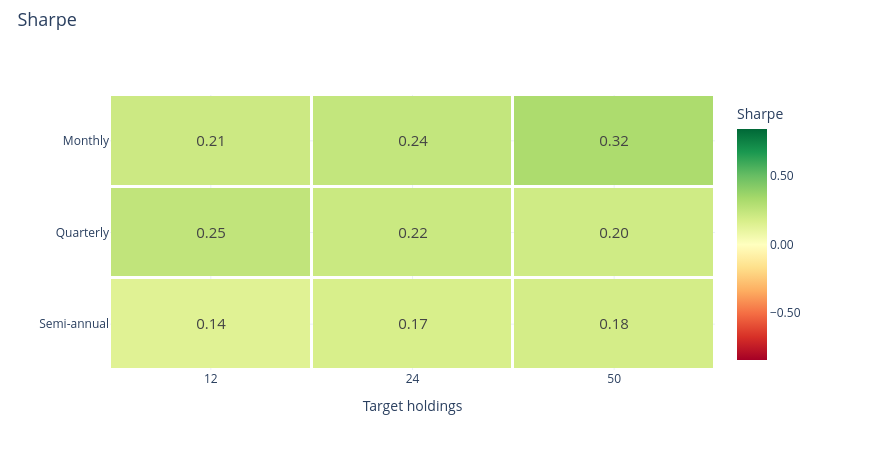

Notebook code cell kept with this figure:
### Markdown cell above
### Sharpe ratio

### Code cell
research.heatmap('sharpe')

### Figure 1 — Plotly figure (JSON) as saved in the notebook; plotly's stock layout.template omitted (floating-point values rounded to 4 significant figures)
{"data": [{"colorbar": {"tickformat": ".2f", "title": {"text": "Sharpe"}}, "colorscale": [[0.0, "rgb(165,0,38)"], [0.1, "rgb(215,48,39)"], [0.2, "rgb(244,109,67)"], [0.3, "rgb(253,174,97)"], [0.4, "rgb(254,224,139)"], [0.5, "rgb(255,255,191)"], [0.6, "rgb(217,239,139)"], [0.7, "rgb(166,217,106)"], [0.8, "rgb(102,189,99)"], [0.9, "rgb(26,152,80)"], [1.0, "rgb(0,104,55)"]], "text": [["0.21", "0.24", "0.32"], ["0.25", "0.22", "0.20"], ["0.14", "0.17", "0.18"]], "textfont": {"size": 15}, "texttemplate": "%{text}", "type": "heatmap", "x": ["12", "24", "50"], "xgap": 3, "y": ["Monthly", "Quarterly", "Semi-annual"], "ygap": 3, "z": [[0.2114, 0.24, 0.3151], [0.2492, 0.2171, 0.2008], [0.1377, 0.1706, 0.1843]], "zmax": 0.8422, "zmid": 0.0, "zmin": -0.8422}], "layout": {"height": 450, "hovermode": "closest", "legend": {"font": {"size": 12}, "itemclick": "toggle", "itemdoubleclick": "toggleothers", "x": 1.025, "y": 1}, "margin": {"b": 80, "l": 110, "r": 155, "t": 95}, "title": {"font": {"size": 18}, "text": "Sharpe", "x": 0.02, "y": 0.97}, "width": 870, "xaxis": {"title": {"text": "Target holdings"}}, "yaxis": {"autorange": "reversed"}}}
